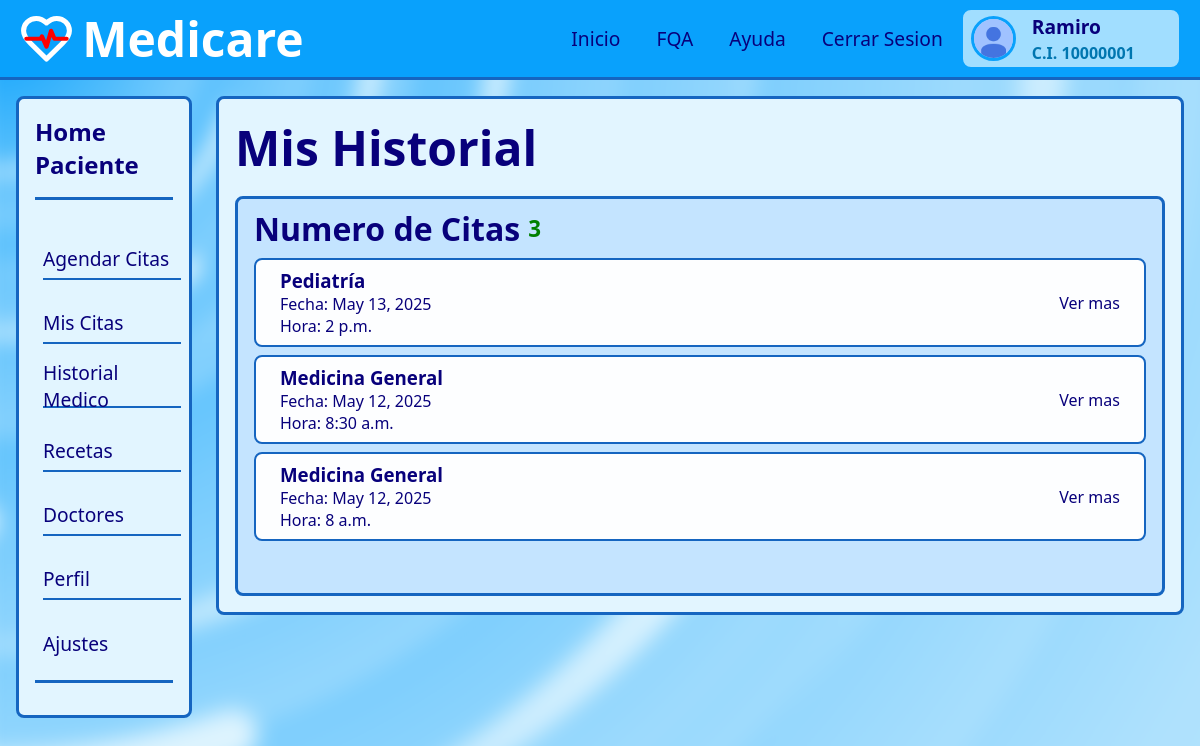
Page /historial/ (signed in) on the committed database.
### apps/users/models.py (models this page shows)
class User(AbstractBaseUser, PermissionsMixin):
    ROLE_CHOICES = (
        ('Paciente', 'Paciente'),
        ('Doctor', 'Doctor'),
        ('Administrador', 'Administrador'),
    )
    cedula_ti = models.CharField(max_length=150, unique=True)
    nombres = models.CharField(max_length=30)
    apellidos = models.CharField(max_length=30)
    fecha_nacimiento = models.DateField(blank=True, null=True)
    email = models.EmailField(unique=True)
    telefono = models.CharField(max_length=15, blank=True, null=True)
    rol = models.CharField(max_length=20, choices=ROLE_CHOICES, default='Paciente')
    is_active = models.BooleanField(default=True)
    is_admin = models.BooleanField(default=False)
    is_staff = models.BooleanField(default=False)   # 🚨 <-- AGREGA ESTA LÍNEA
    email_verificado = models.BooleanField(default=False)
    fecha_registro = models.DateTimeField(default=timezone.now)
    last_login = models.DateTimeField(blank=True, null=True)
    objects = CustomUserManager()
    USERNAME_FIELD = 'cedula_ti'
    EMAIL_FIELD = 'email'
    REQUIRED_FIELDS = ['nombres', 'apellidos', 'fecha_nacimiento', 'telefono', 'email']
    def __str__(self):
        return self.cedula_ti

### apps/citasMedicas/models.py (models this page shows, shortened)
class Cita(models.Model):
    especialidad = models.ForeignKey(Especialidad, on_delete=models.CASCADE, related_name='citas', null=True)
    doctor = models.ForeignKey(Doctor, on_delete=models.CASCADE, related_name='citas')
    paciente = models.ForeignKey(User, on_delete=models.CASCADE, related_name='citas')
    bloque = models.OneToOneField(BloqueHorario, on_delete=models.CASCADE, null=True, related_name='cita')
    motivo = models.TextField(max_length=2000)
    estado = models.CharField(max_length=20, choices=[
        ('pendiente', 'Pendiente'),
        ('confirmada', 'Confirmada'),
        ('cancelada', 'Cancelada')
    ], default='pendiente')

class Doctor(models.Model):
    user = models.OneToOneField(User, on_delete=models.CASCADE, related_name='doctor')
    especialidad = models.ForeignKey(Especialidad, on_delete=models.CASCADE, related_name='doctores')
    consultorio = models.CharField(max_length=100)

class Especialidad(models.Model):
    nombre = models.CharField(max_length=100)
    descripcion = models.TextField(max_length=2000, blank=True, null=True)
    def __str__(self):
        return self.nombre

class BloqueHorario(models.Model):
    doctor = models.ForeignKey(Doctor, on_delete=models.CASCADE, related_name='bloques_horarios')
    jornada = models.ForeignKey(JornadaDiaria, on_delete=models.CASCADE)
    fecha = models.DateField()
    hora_inicio = models.TimeField()
    hora_fin = models.TimeField()
    disponible = models.BooleanField(default=True)

### apps/citasMedicas/views.py (the view)
# urls.py: path('historial/', citasMedicas_views.historial, name='historial'),
@login_required
def historial(request):
    citas = Cita.objects.filter(paciente=request.user).order_by('-id')
    return render(request, 'historial.html', {
        'citas': citas,
        'nCitas' : citas.count()
    })

### templates/historial.html (shortened to what this page needs)
{% extends "layouts/dashboard_paciente.html" %}
{% load static %}
{% block head %}
<link rel="stylesheet" href="{% static 'static/css/citas.css' %}">
{% endblock head %}
{% block content %}
<main>
    <h1>Mis Historial</h1>
    <div class="container">
        <section id="citas-medicaspendientes">
            <div class="section-title">
                <h2>Numero de Citas</h2>
                <p>{{nCitas}}</p>
            </div>
            {% for cita in citas %}
                {% if cita.estado == "pendiente" %}
                    <div class="cita-pendiente cita">
                        <div id="info-cita-cont">
                            <h3>{{cita.doctor.especialidad}}</h3>
                            <p>Fecha: {{cita.bloque.fecha}}</p>
                            <p>Hora: {{cita.bloque.hora_inicio}}</p>
                        </div>
                        <div id="redirect-cita-cont">
                            <a href="{% url 'cita_detalles' cita.id %}">Ver mas</a>
                        </div>
                    </div>
                {% elif cita.estado == "cancelada" %}
                    <div class="cita-cancelada cita">
                        <div id="info-cita-cont">
                            <h3>{{cita.doctor.especialidad}}</h3>
                            <p>Fecha: {{cita.bloque.fecha}}</p>
                            <p>Hora: {{cita.bloque.hora_inicio}}</p>
                        </div>
                        <div id="redirect-cita-cont">
                            <a href="{% url 'cita_detalles' cita.id %}">Ver mas</a>
                        </div>
                    </div>
                {% endif %}
            {% endfor %}
        </section>
    </div>
</main>
{% endblock content %}

### templates/layouts/dashboard_paciente.html (shortened to what this page needs)
{% load static %}
<!DOCTYPE html>
<html lang="en">
<head>
    <link rel="stylesheet" href="{% static 'static/css/l_dashboard_p.css' %}">
    {% block head %}{% endblock head %}
</head>
<body>
    <div class="background">
    </div>
    <header>
        <div class="logo">
            <img src="{% static 'static/images/logo_medicare.svg' %}" alt="" width="55px">
            <h1>Medicare</h1>
        </div>
        <div class="interactive">
            <nav>
                <ul>
                    <li class="link-nav"><a href="{% url 'paciente_dashboard' %}">Inicio</a></li>
                    <li class="link-nav"><a href="">FQA</a></li>
                    <li class="link-nav"><a href="">Ayuda</a></li>
                    <li class="link-nav"><a href="{% url 'signout' %}">Cerrar Sesion</a></li>
                </ul>
            </nav>
            <div class="user">
                <img src="{% static 'static/images/no_photo.jpg' %}" alt="user-photo" class="user-img">
                <div class="brief-info-user">
                    <span>{{ user.nombres }}</span>
                    <span> C.I. {{ user }}</span>
                </div>
            </div>
        </div>
    </header>
    <aside>
        <div class="container">
            <div class="title-aside">
                <a href="">Home</br>Paciente</a>
            </div>
            <ul class="menu-aside">
                <li>
                    <a href="{% url 'agendar_cita' %}">Agendar Citas</a>
                </li>
                <li>
                    <a href="{% url 'citas' %}">Mis Citas</a>
                </li>
                <li>
                    <a href="{% url 'historial' %}">Historial Medico</a>
                </li>
                <li>
                    <a href="">Recetas</a>
                </li>
                <li>
                    <a href="{% url 'doctores' %}">Doctores</a>
                </li>
                <li>
                    <a href="">Perfil</a>
                </li>
                <li>
                    <a href="">Ajustes</a>
                </li>
            </ul>
        </div>
    </aside>
    {% block content %}
    {% endblock %}
</body>
</html>

### static/css/l_dashboard_p.css (style rules this page uses)
:root { --header-bg-color: #09A1FC; --header-border-color: #1565C0; --surface-bg-color: #A1DEFF; --surface-bg-color-two: #E2F5FF; --surface-bg-color-three: #fdfeff; --surface-bg-color-four: #c4e4ff; --nav-hover-bg-color: hwb(208 74% 2%); --main-text-color: #FFFFFF; --text-color-one: #08007B; --text-color-two: #0076b0; --text-color-three: #0021A3; --text-color-four: #000000; --button-bg-color: #1E88E5; --button-border-color: #1565C0; }
* { box-sizing: border-box; margin: 0; padding: 0; }
a { text-decoration: none; color: inherit; }
ul { list-style: none; }
html,body { height: 100%; margin: 0; padding: 0; font-family: system-ui, -apple-system, BlinkMacSystemFont, 'Segoe UI', Roboto, Oxygen, Ubuntu, Cantarell, 'Open Sans', 'Helvetica Neue', sans-serif; color: var(--main-text-color); }
h1 { font-size: 3rem; }
h2 { font-size: 2rem; }
body { width: 100%; height: 100%; display: grid; grid-template-columns: 0.2fr 1fr; grid-template-rows: 0.1fr 0.9fr; grid-template-areas: "header header" "aside main"; }
header { grid-area: header; background-color: var(--header-bg-color); border-bottom: 0.2rem solid var(--header-border-color); display: flex; justify-content: space-between; align-items: center; padding: 0 1.2rem; }
.logo { display: flex; align-items: center; gap: 0.5rem; cursor: pointer; }
.interactive { display: flex; gap: 0.5rem; align-items: center; }
nav { display: flex; align-items: center; width: fit-content; height: 100%; margin: 0; }
nav > ul { display: flex; align-items: center; justify-content: center; width: fit-content; gap: 1rem; }
.link-nav { display: flex; height: 100%; align-items: center; gap: 0.5rem; padding: 5px 10px; font-size: 1.2rem; color: var(--text-color-one); transition: 0.2s ease-out; font-weight: 500; }
.user { display: flex; align-items: center; gap: 1rem; width: 220px; padding: 0.2rem 0.5rem; border-radius: 10px; color: var(--text-color-one); background-color: var(--surface-bg-color); border: 2px solid var(--header-bg-color); cursor: pointer; transition: 0.2s ease-out; }
.user > img { border: 3px solid var(--header-bg-color); width: 45px; height: 45px; border-radius: 50%; object-fit: cover; }
.brief-info-user { display: flex; flex-direction: column; gap: 0.1rem; }
.brief-info-user :first-child { font-size: 1.2rem; font-weight: 600; }
.brief-info-user :last-child { color: var(--text-color-two); font-size: 1rem; font-weight: 600; }
aside { grid-area: aside; padding: 1rem 0.5rem 1rem 1rem; }
aside .container { display: flex; flex-direction: column; color: var(--text-color-one); background-color: var(--surface-bg-color-two); border: 3px solid var(--header-border-color); cursor: pointer; transition: 0.2s ease-out; border-radius: 8px; }
.title-aside { display: flex; align-items: center; gap: 0.5rem; padding: 1rem 0 1rem 0; margin: 0 1rem; font-size: 1.5rem; font-weight: bold; border-bottom: 3px solid var(--header-border-color); }
.menu-aside { display: flex; flex-direction: column; justify-content: center; padding: 1rem 0 1rem 0; margin: 0 1rem 2rem 1rem; font-size: 1.2rem; font-weight: 500; gap: 1rem; border-bottom: 3px solid var(--header-border-color); }
.menu-aside li { display: flex; align-items: center; gap: 0.5rem; width: 100%; height: 3rem; padding: 0.4rem 0 0 0; margin: 0 0 0 0.5rem; cursor: pointer; border-bottom: 2px solid var(--header-border-color); }
.menu-aside li a { display: flex; align-items: center; width: 100%; height: 100%; transition: 0.2s ease-out; }
.menu-aside li:last-child { border-bottom: none; }
main { grid-area: main; display: flex; flex-direction: column; padding: 1rem; gap: 1rem; }

### static/css/citas.css (style rules this page uses)
main { margin: 1rem; display: flex; color: var(--text-color-one); background-color: var(--surface-bg-color-two); border: 3px solid var(--header-border-color); cursor: pointer; transition: 0.2s ease-out; border-radius: 8px; height: fit-content; gap: 1rem; }
.container { display: flex; gap: 1rem; }
section { display: flex; flex-direction: column; justify-content: start; color: var(--text-color-one); background-color: var(--surface-bg-color-four); border: 3px solid var(--header-border-color); transition: 0.2s ease-out; border-radius: 8px; padding: 0.5rem 1rem; gap: 0.5rem; width: 100%; height: 100%; min-height: 400px; cursor: default; }
.cita { display: flex; align-items: center; justify-content: space-between; padding: 0.5rem 1.5rem; border-radius: 8px; width: 100%; background-color: var(--surface-bg-color-three); border: 2px solid var(--header-border-color); cursor: pointer; }

### rows in the picture
User: nombres "Ramiro", cedula_ti "10000001"
Cita: doctor.especialidad "Pediatría", bloque.fecha "May 13, 2025", bloque.hora_inicio "2 p.m."
Cita: doctor.especialidad "Medicina General", bloque.fecha "May 12, 2025", bloque.hora_inicio "8:30 a.m."
Cita: doctor.especialidad "Medicina General", bloque.fecha "May 12, 2025", bloque.hora_inicio "8 a.m."

### other values in the picture
{{ nCitas }} "3"
